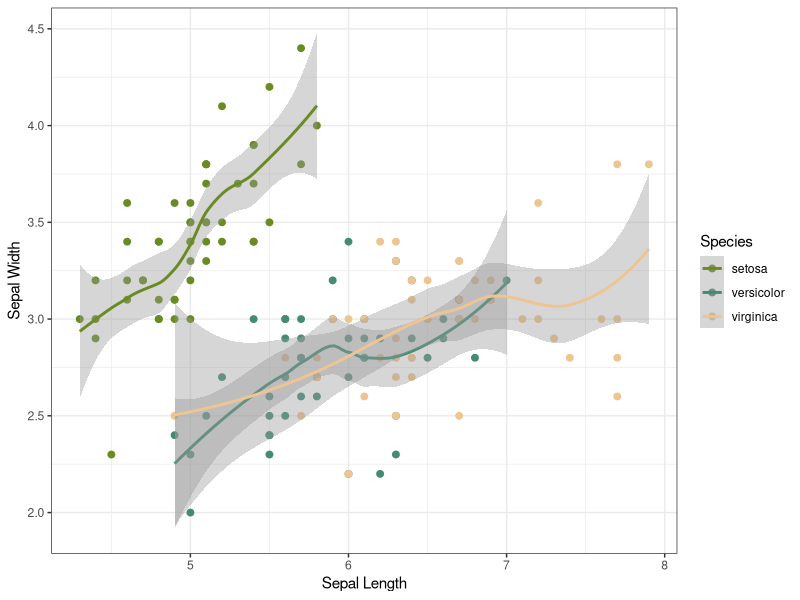

The R source for this figure:
# Load Iris dataset and ggplot2
library(datasets)
library(ggplot2)
data("iris")

# Plot
plot <- ggplot(iris, aes(x = Sepal.Length, y = Sepal.Width, color = Species)) +
  geom_point(size = 2) +
  geom_smooth() +
  xlab("Sepal Length") +
  ylab("Sepal Width") +
  scale_color_manual(values = c("olivedrab4", "aquamarine4", "burlywood2")) +
  theme_bw()

  
plot
